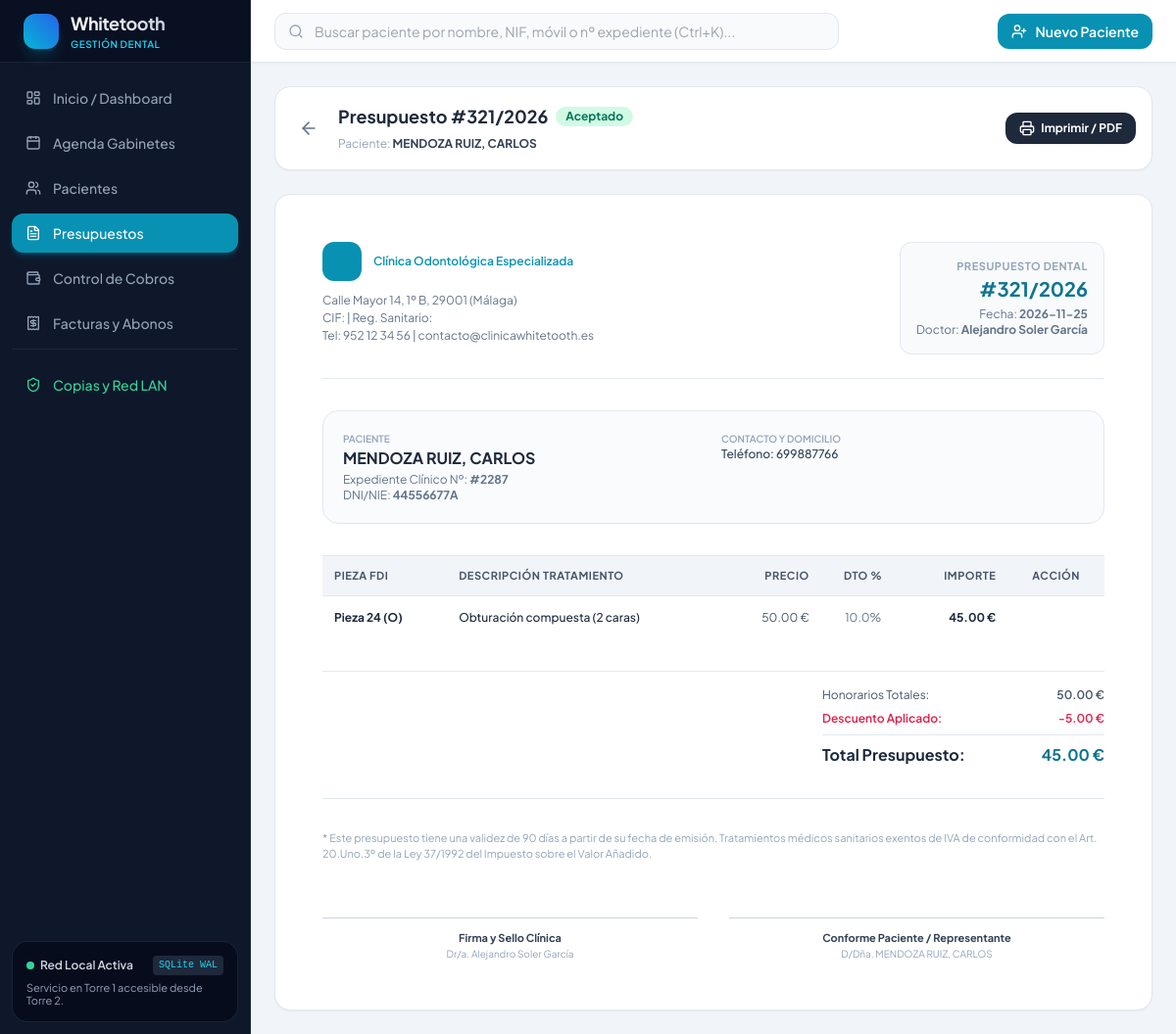
/presupuestos/2, run on the app's committed database.
### tables this page shows
CREATE TABLE presupuestos (
        id INTEGER PRIMARY KEY AUTOINCREMENT,
        paciente_id INTEGER NOT NULL REFERENCES pacientes(id) ON DELETE CASCADE,
        numero_presupuesto INTEGER NOT NULL,
        anio INTEGER NOT NULL,
        fecha DATE NOT NULL,
        descripcion TEXT,
        descuento_global_porcentaje REAL DEFAULT 0.0,
        total_honorarios REAL DEFAULT 0.0,
        total_descuento REAL DEFAULT 0.0,
        total_presupuesto REAL DEFAULT 0.0,
        total_aceptado REAL DEFAULT 0.0,
        estado TEXT DEFAULT 'pendiente' CHECK(estado IN ('pendiente', 'aceptado_total', 'aceptado_parcial', 'rechazado')),
        doctor_id INTEGER REFERENCES usuarios(id),
        created_at TIMESTAMP DEFAULT CURRENT_TIMESTAMP
    );

CREATE TABLE pacientes (
        id INTEGER PRIMARY KEY AUTOINCREMENT,
        numero_expediente INTEGER UNIQUE,
        nombre TEXT NOT NULL,
        apellidos TEXT NOT NULL,
        nif_cif TEXT,
        fecha_nacimiento DATE,
        telefono_fijo TEXT,
        telefono_movil TEXT NOT NULL,
        email TEXT,
        direccion TEXT,
        codigo_postal TEXT,
        poblacion TEXT,
        provincia TEXT,
        tipo_paciente TEXT DEFAULT 'general' CHECK(tipo_paciente IN ('general', 'aseguradora', 'infantil', 'vip')),
        aseguradora_nombre TEXT,
        numero_poliza TEXT,
        alergias TEXT,
        antecedentes_medicos TEXT,
        consentimiento_rgpd_firmado INTEGER DEFAULT 0,
        fecha_consentimiento_rgpd TIMESTAMP,
        estado TEXT DEFAULT 'alta' CHECK(estado IN ('alta', 'baja')),
        motivo_consulta TEXT,
        notas_administrativas TEXT,
        created_at TIMESTAMP DEFAULT CURRENT_TIMESTAMP,
        updated_at TIMESTAMP DEFAULT CURRENT_TIMESTAMP
    );

CREATE TABLE clinica (
        id INTEGER PRIMARY KEY AUTOINCREMENT,
        nombre_comercial TEXT NOT NULL,
        nombre_fiscal TEXT NOT NULL,
        cif_nif TEXT NOT NULL,
        direccion TEXT,
        codigo_postal TEXT,
        ciudad TEXT,
        provincia TEXT,
        telefono TEXT,
        email TEXT,
        texto_legal_factura TEXT,
        texto_legal_rgpd TEXT,
        serie_factura TEXT DEFAULT 'OFICIAL',
        serie_abono TEXT DEFAULT 'ABONO',
        created_at TIMESTAMP DEFAULT CURRENT_TIMESTAMP
    );

CREATE TABLE presupuesto_lineas (
        id INTEGER PRIMARY KEY AUTOINCREMENT,
        presupuesto_id INTEGER NOT NULL REFERENCES presupuestos(id) ON DELETE CASCADE,
        tratamiento_catalogo_id INTEGER NOT NULL REFERENCES catalogo_tratamientos(id),
        pieza_fdi INTEGER,
        caras TEXT,
        descripcion TEXT NOT NULL,
        precio_unitario REAL NOT NULL,
        descuento_porcentaje REAL DEFAULT 0.0,
        importe REAL NOT NULL,
        aceptado INTEGER DEFAULT 0,
        orden INTEGER DEFAULT 0
    );

### app/routers/presupuestos.py (the view)
@router.get("/{presupuesto_id}", response_class=HTMLResponse)
def ver_presupuesto(request: Request, presupuesto_id: int):
    conn = get_db_connection()
    pr = conn.execute("""
        SELECT pr.*,
               p.nombre as paciente_nombre, p.apellidos as paciente_apellidos,
               p.nif_cif as paciente_nif, p.numero_expediente as paciente_expediente,
               p.telefono_movil as paciente_movil, p.direccion as paciente_direccion,
               u.nombre || ' ' || u.apellidos as doctor_nombre
        FROM presupuestos pr
        JOIN pacientes p ON pr.paciente_id = p.id
        LEFT JOIN usuarios u ON pr.doctor_id = u.id
        WHERE pr.id = ?
    """, (presupuesto_id,)).fetchone()
    if not pr:
        conn.close()
        raise HTTPException(status_code=404, detail="Presupuesto no encontrado")
    lineas = conn.execute("""
        SELECT pl.*, ct.codigo as catalogo_codigo, ct.nombre as catalogo_nombre, ct.color as catalogo_color
        FROM presupuesto_lineas pl
        JOIN catalogo_tratamientos ct ON pl.tratamiento_catalogo_id = ct.id
        WHERE pl.presupuesto_id = ?
        ORDER BY pl.orden ASC, pl.id ASC
    """, (presupuesto_id,)).fetchall()
    clinica = conn.execute("SELECT * FROM clinica LIMIT 1;").fetchone()
    conn.close()
    from fastapi.templating import Jinja2Templates
    templates = Jinja2Templates(directory="app/templates")
    return templates.TemplateResponse(request=request, name="presupuesto_detalle.html", context={
        "pr": pr,
        "lineas": lineas,
        "clinica": clinica
    })

### app/templates/presupuesto_detalle.html (shortened to what this page needs)
{% extends "base.html" %}
{% block content %}
<div class="space-y-6 max-w-5xl mx-auto">
    <div class="no-print bg-white rounded-2xl shadow-sm border border-slate-200 p-4 flex flex-col sm:flex-row sm:items-center justify-between gap-4">
        <div class="flex items-center gap-3">
            <a href="/presupuestos" class="p-2 rounded-xl hover:bg-slate-100 text-slate-500 transition-colors">
                <i data-lucide="arrow-left" class="w-5 h-5"></i>
            </a>
            <div>
                <div class="flex items-center gap-2">
                    <h1 class="text-lg font-bold text-slate-800">Presupuesto #{{ pr.numero_presupuesto }}/{{ pr.anio }}</h1>
                    {% if pr.estado == 'aceptado_total' %}
                    <span class="px-2.5 py-0.5 rounded-full text-xs font-bold bg-emerald-100 text-emerald-700">Aceptado</span>
                    {% elif pr.estado == 'rechazado' %}
                    <span class="px-2.5 py-0.5 rounded-full text-xs font-bold bg-rose-100 text-rose-700">Rechazado</span>
                    {% else %}
                    <span class="px-2.5 py-0.5 rounded-full text-xs font-bold bg-amber-100 text-amber-700">Pendiente de Aceptación</span>
                    {% endif %}
                </div>
                <span class="text-xs text-slate-400">Paciente: <a href="/pacientes/{{ pr.paciente_id }}" class="hover:underline font-bold text-slate-700">{{ pr.paciente_apellidos }}, {{ pr.paciente_nombre }}</a></span>
            </div>
        </div>
        <div class="flex items-center gap-2">
            <button onclick="window.print()" class="px-3.5 py-2 bg-slate-800 hover:bg-slate-900 text-white rounded-xl text-xs font-bold shadow-sm transition-all flex items-center gap-1.5">
                <i data-lucide="printer" class="w-4 h-4"></i>
                <span>Imprimir / PDF</span>
            </button>
        </div>
    </div>
    <div class="print-sheet bg-white rounded-2xl shadow-sm border border-slate-200 p-8 sm:p-12 space-y-8">
        <div class="flex flex-col sm:flex-row justify-between items-start gap-6 pb-6 border-b border-slate-200">
            <div>
                <div class="flex items-center gap-3">
                    <div class="w-10 h-10 rounded-xl bg-cyan-600 text-white flex items-center justify-center font-bold">
                        <i data-lucide="tooth" class="w-6 h-6"></i>
                    </div>
                    <div>
                        <span class="text-xs text-cyan-600 font-semibold block">Clínica Odontológica Especializada</span>
                    </div>
                </div>
                <div class="mt-3 text-xs text-slate-500 space-y-0.5">
                    <p>{{ clinica.direccion }}, {{ clinica.codigo_postal }} {{ clinica.poblacion }} ({{ clinica.provincia }})</p>
                    <p>CIF: {{ clinica.cif }} | Reg. Sanitario: {{ clinica.registro_sanitario }}</p>
                    <p>Tel: {{ clinica.telefono }} | {{ clinica.email }}</p>
                </div>
            </div>
            <div class="sm:text-right bg-slate-50 p-4 rounded-xl border border-slate-200 min-w-[200px]">
                <div class="text-[11px] uppercase tracking-wider text-slate-400 font-bold">Presupuesto Dental</div>
                <div class="text-xl font-bold text-cyan-700">#{{ pr.numero_presupuesto }}/{{ pr.anio }}</div>
                <div class="text-xs text-slate-500 mt-1">Fecha: <strong>{{ pr.fecha }}</strong></div>
                <div class="text-xs text-slate-500">Doctor: <strong>{{ pr.doctor_nombre or 'Equipo Clínico' }}</strong></div>
            </div>
        </div>
        <div class="bg-slate-50/70 p-5 rounded-2xl border border-slate-200 grid grid-cols-1 sm:grid-cols-2 gap-4 text-xs">
            <div>
                <span class="text-slate-400 font-semibold uppercase block text-[10px]">Paciente</span>
                <span class="text-base font-bold text-slate-800">{{ pr.paciente_apellidos }}, {{ pr.paciente_nombre }}</span>
                <span class="text-slate-500 block mt-0.5">Expediente Clínico Nº: <strong>#{{ pr.paciente_expediente }}</strong></span>
                {% if pr.paciente_nif %}<span class="text-slate-500 block">DNI/NIE: <strong>{{ pr.paciente_nif }}</strong></span>{% endif %}
            </div>
            <div>
                <span class="text-slate-400 font-semibold uppercase block text-[10px]">Contacto y Domicilio</span>
                <span class="text-slate-700 block font-medium">Teléfono: {{ pr.paciente_movil }}</span>
            </div>
        </div>
        <div>
            <table class="w-full text-left border-collapse text-xs">
                <thead>
                    <tr class="bg-slate-100 border-y border-slate-200 text-[11px] uppercase tracking-wider text-slate-600 font-bold">
                        <th class="py-3 px-3">Pieza FDI</th>
                        <th class="py-3 px-3">Descripción Tratamiento</th>
                        <th class="py-3 px-3 text-right">Precio</th>
                        <th class="py-3 px-3 text-center">Dto %</th>
                        <th class="py-3 px-3 text-right">Importe</th>
                        <th class="py-3 px-3 text-center no-print">Acción</th>
                    </tr>
                </thead>
                <tbody class="divide-y divide-slate-100">
                    {% for l in lineas %}
                    <tr>
                        <td class="py-3.5 px-3 font-bold text-slate-800">
                            {% if l.pieza_fdi %}
                            Pieza {{ l.pieza_fdi }} {% if l.caras %}({{ l.caras }}){% endif %}
                            {% else %}
                            General
                            {% endif %}
                        </td>
                        <td class="py-3.5 px-3 font-medium text-slate-800">
                            {{ l.descripcion }}
                        </td>
                        <td class="py-3.5 px-3 text-right text-slate-600">
                            {{ "%.2f"|format(l.precio_unitario) }} €
                        </td>
                        <td class="py-3.5 px-3 text-center text-slate-500">
                            {% if l.descuento_porcentaje > 0 %}{{ l.descuento_porcentaje }}%{% else %}-{% endif %}
                        </td>
                        <td class="py-3.5 px-3 text-right font-bold text-slate-800">
                            {{ "%.2f"|format(l.importe) }} €
                        </td>
                        <td class="py-3.5 px-3 text-center no-print">
                        </td>
                    </tr>
                    {% else %}
                    <tr>
                        <td colspan="6" class="py-8 text-center text-slate-400">Este presupuesto aún no tiene tratamientos añadidos.</td>
                    </tr>
                    {% endfor %}
                </tbody>
            </table>
        </div>
        <div class="flex justify-end pt-4 border-t border-slate-200">
            <div class="w-full sm:w-72 space-y-2 text-xs">
                <div class="flex justify-between text-slate-600">
                    <span>Honorarios Totales:</span>
                    <span class="font-semibold">{{ "%.2f"|format(pr.total_honorarios) }} €</span>
                </div>
                {% if pr.total_descuento > 0 %}
                <div class="flex justify-between text-rose-600 font-semibold">
                    <span>Descuento Aplicado:</span>
                    <span>-{{ "%.2f"|format(pr.total_descuento) }} €</span>
                </div>
                {% endif %}
                <div class="flex justify-between text-base font-bold text-slate-800 pt-2 border-t border-slate-200">
                    <span>Total Presupuesto:</span>
                    <span class="text-cyan-700">{{ "%.2f"|format(pr.total_presupuesto) }} €</span>
                </div>
            </div>
        </div>
        <div class="pt-8 border-t border-slate-200 text-[11px] text-slate-400 space-y-6">
            <p>
                * Este presupuesto tiene una validez de 90 días a partir de su fecha de emisión. Tratamientos médicos sanitarios exentos de IVA de conformidad con el Art. 20.Uno.3º de la Ley 37/1992 del Impuesto sobre el Valor Añadido.
            </p>
            <div class="grid grid-cols-2 gap-8 pt-8">
                <div class="border-t border-slate-300 pt-3 text-center">
                    <span class="font-bold text-slate-700 block">Firma y Sello Clínica</span>
                    <span class="text-[10px] text-slate-400">Dr/a. {{ pr.doctor_nombre or clinica.nombre }}</span>
                </div>
                <div class="border-t border-slate-300 pt-3 text-center">
                    <span class="font-bold text-slate-700 block">Conforme Paciente / Representante</span>
                    <span class="text-[10px] text-slate-400">D/Dña. {{ pr.paciente_apellidos }}, {{ pr.paciente_nombre }}</span>
                </div>
            </div>
        </div>
    </div>
</div>
{% endblock %}

### app/templates/base.html (style rules this page uses)
body { font-family: 'Plus Jakarta Sans', sans-serif; }

### data on the page
presupuestos: numero_presupuesto "321", anio "2026", fecha "2026-11-25", total_honorarios "50.00", total_descuento "5.00", total_presupuesto "45.00"
pacientes: paciente_apellidos "MENDOZA RUIZ", paciente_nombre "CARLOS", paciente_expediente "2287", paciente_nif "44556677A", paciente_movil "699887766"
clinica: direccion "Calle Mayor 14, 1º B", codigo_postal "29001", provincia "Málaga", telefono "952 12 34 56", email "contacto@clinicawhitetooth.es"
presupuesto_lineas: pieza_fdi "24", caras "O", descripcion "Obturación compuesta (2 caras)", precio_unitario "50.00", descuento_porcentaje "10.0", importe "45.00"

### other printed values
{{ pr.doctor_nombre or 'Equipo Clínico' }} "Alejandro Soler García"
{{ pr.doctor_nombre or clinica.nombre }} "Alejandro Soler García"
